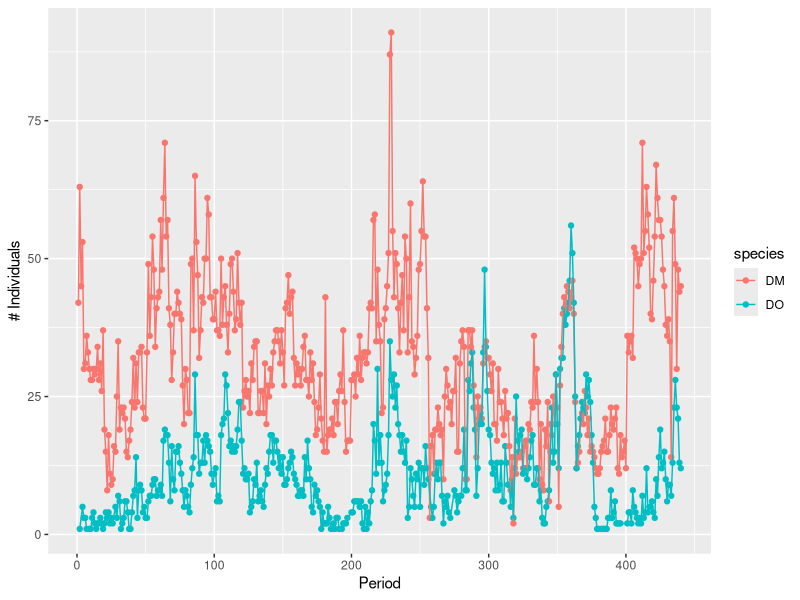
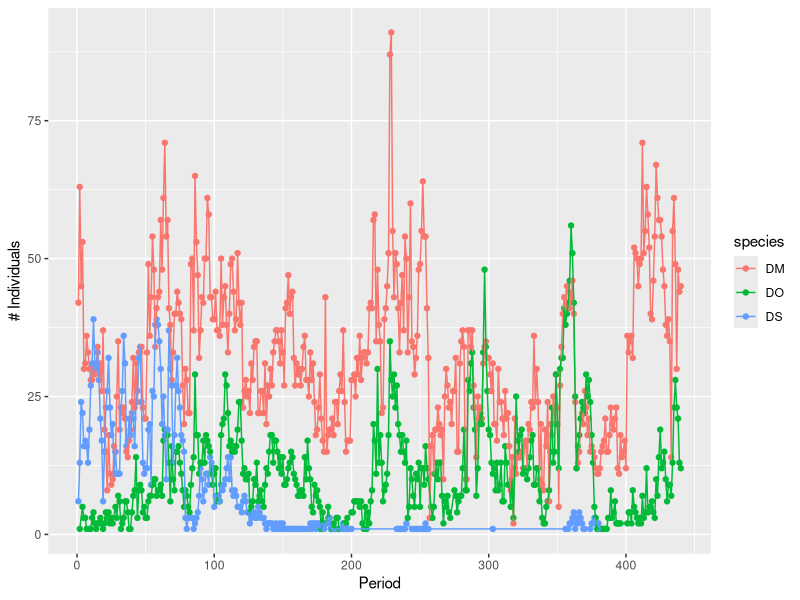

Reproduce these figures in R, in order.
# Creator: Ellen Bledsoe
# This code is for exploring kangaroo rat capture data for the Portal project

# load packages
library(dplyr)
library(ggplot2)

# load data
surveys <- read.csv("data/surveys.csv", header = TRUE)

###
# Krat counts by period
###

# get counts of DM and DO by period
DM_DO_count <- select(surveys, period, species) %>% 
               filter(species == 'DM' | species == 'DO', period > 0) %>% 
               group_by(period, species) %>% 
               summarise(count = n())

# plot DM and DO counts by period
ggplot(DM_DO_count, aes(x = period, y = count)) + 
  geom_point(aes(color = species)) +
  geom_line(aes(color = species)) +
  xlab("Period") +
  ylab("# Individuals")

# get counts of DM, DO, and DS by period
Dipo_count_period <- select(surveys, period, species) %>% 
                     filter(species == 'DM' | species == 'DO' | species == 'DS', period > 0) %>% 
                     group_by(period, species) %>% 
                     summarise(count = n())

# plot DM, DO, and DS by period
ggplot(Dipo_count_period, aes(x = period, y = count)) + 
  geom_point(aes(color = species)) +
  geom_line(aes(color = species)) +
  xlab("Period") +
  ylab("# Individuals")

###
# Relative abundance of Krats
###

# relative abundance of dipos by period
total_dipo_period <- Dipo_count_period %>% 
                     group_by(period) %>% 
                     summarise(total_dipo_period = sum(count))
rel_ab_period <- merge(Dipo_count_period, total_dipo_period, by = "period", all = TRUE)
relative_abundance_per <- rel_ab_period %>% 
                      mutate(rel_abund = count/total_dipo_period)

# relative abundance of dipos by year
Dipo_count_year <- select(surveys, yr, period, species) %>% 
                   filter(species == 'DM' | species == 'DO' | species == 'DS', period > 0) %>% 
                      # need to keep period > 0 in because some trapping done outside normal periods
                      # marked by negative period entries
                   group_by(yr, species) %>% 
                   summarise(count = n())

total_dipo_year <- Dipo_count_year %>% 
                   group_by(yr) %>% 
                   summarise(total_dipo_year = sum(count))
rel_ab_yr <- merge(Dipo_count_year, total_dipo_year, by = "yr", all = TRUE)
relative_abundance_yr <- rel_ab_yr %>% 
                         mutate(rel_abund = count/total_dipo_year)

###
# All dipos grouped by season
###

# all dipos in periods before the plot switches
Dipos <- filter(surveys, species == 'DM' | species == 'DO' | species == 'DS', period > 0 & period < 437) %>% 
         arrange(yr, mo, plot, species)

find_season <- function(month){
  # function putting each month is a seasonal category
  if (any(month == '1' | month == '2' | month == '3')){
    season = "1"
  } else if (any(month == '4' | month == '5' | month == '6')){
    season = "2"
  } else if (any(month == '7' | month == '8' | month == '9')){
    season = "3"
  } else {
    season = "4"
  }
  return(season)
} 

# adding a column for season to the data 
month_list <- as.list(Dipos$mo)
Dipos$season <- rapply(month_list, find_season)

# grouping by plot/year/season
season_per_year <- select(Dipos, yr, season, plot, species) %>% 
                   group_by(plot, yr, season, species) %>% 
                   summarise(count = n())

# adding seasonal relative abundance column
season_total <- season_per_year %>% 
  group_by(plot, yr, season) %>% 
  summarise(season_total = sum(count))
rel_ab_season <- merge(season_per_year, season_total, by.x = c("plot", "yr", "season"), all = TRUE)
season_rel_abund <- rel_ab_season %>% 
  mutate(rel_abund = count/season_total)
